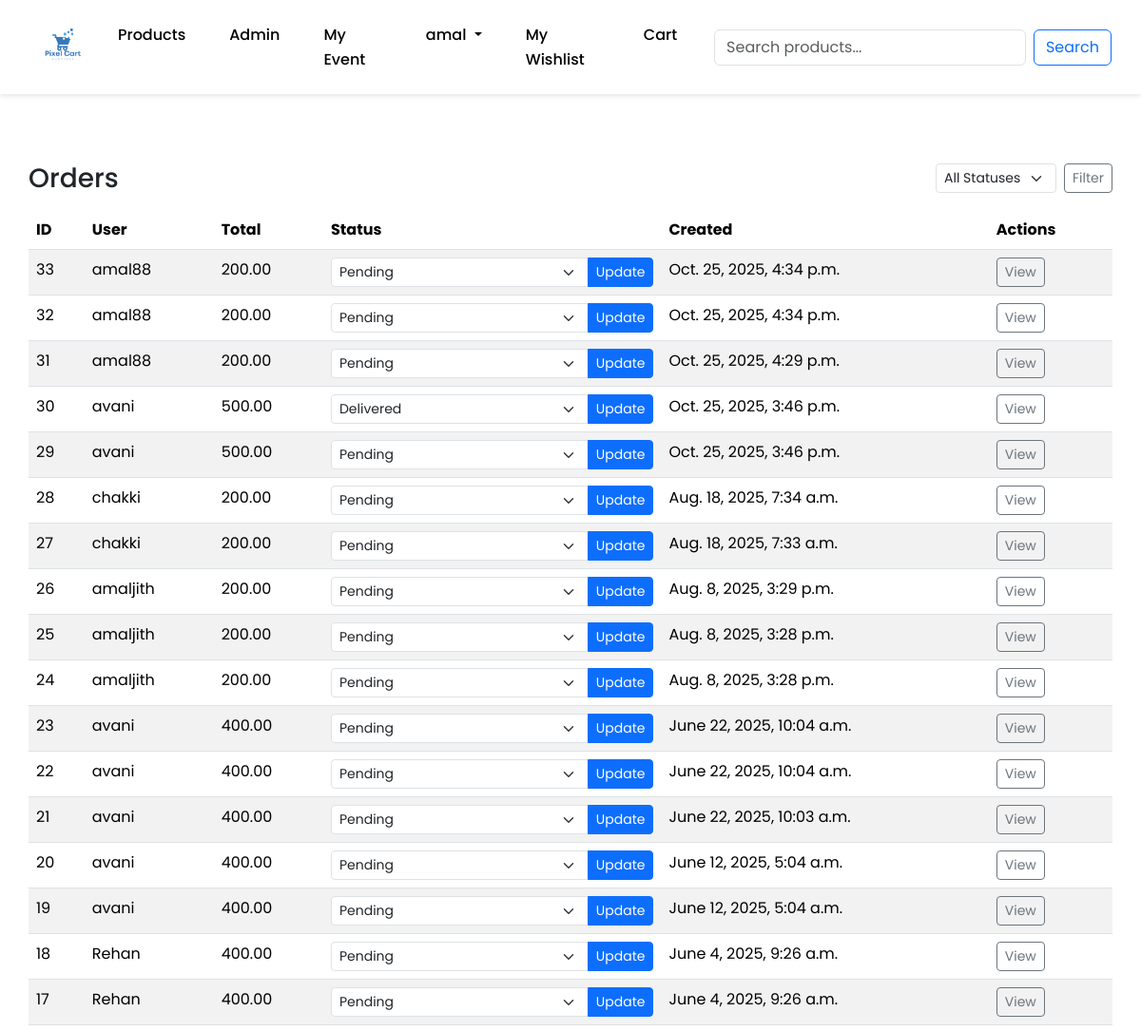
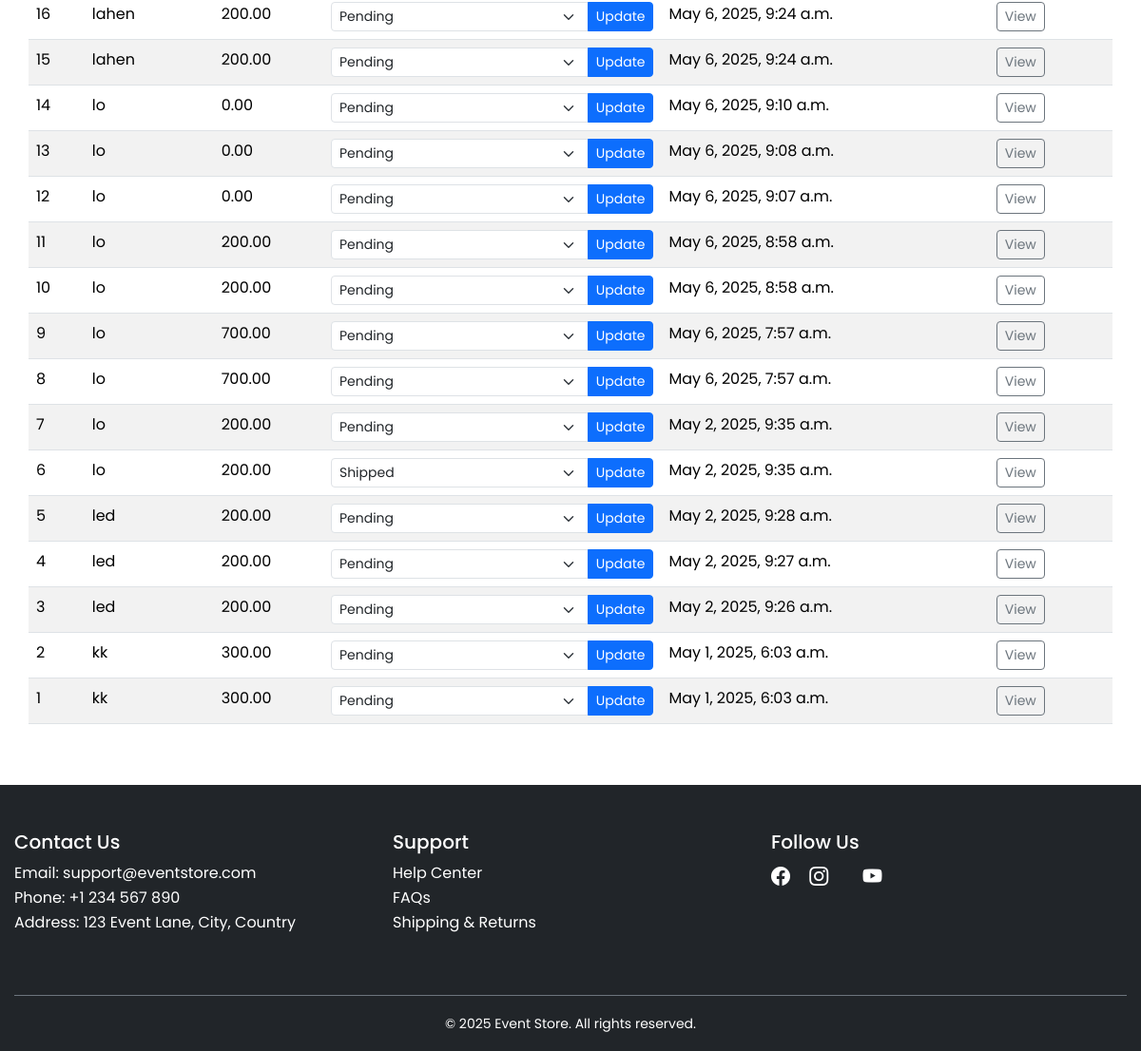
Page /dashboard/orders/ (signed in) on the committed database (2 pictures, top to bottom).
### user/models.py (models this page shows)
class User(AbstractUser):
    email = models.EmailField(unique=True)

### product/models.py (models this page shows)
class Order(models.Model):
    STATUS_CHOICES = [
        ('Pending', 'Pending'),
        ('Shipped', 'Shipped'),
        ('Delivered', 'Delivered'),
        ('Cancelled', 'Cancelled'),
    ]
    user = models.ForeignKey(User, on_delete=models.CASCADE)
    cart = models.ForeignKey(Cart, on_delete=models.SET_NULL, null=True, related_name='orders')
    total_price = models.DecimalField(max_digits=10, decimal_places=2)
    created_at = models.DateTimeField(auto_now_add=True)
    status = models.CharField(max_length=20,choices=STATUS_CHOICES)  # e.g., Pending, Shipped, Delivered
    updated_at = models.DateTimeField(auto_now=True)
    delivery_date = models.DateField(null=True, blank=True)
    is_paid = models.BooleanField(default=False)
    paid_at = models.DateTimeField(null=True, blank=True)

### user/views.py (the view)
# urls.py: path('dashboard/orders/', admin_orders, name='admin_orders'),
@login_required(login_url='login')
def admin_orders(request):
    if not request.user.is_staff:
        messages.error(request, "You do not have permission to access this page.")
        return redirect('home')
    status = request.GET.get('status')
    qs = Order.objects.select_related('user').order_by('-created_at')
    if status:
        qs = qs.filter(status=status)
    return render(request, 'admin/orders.html', {
        'orders': qs,
        'current_status': status or '',
        'status_choices': [s for s, _ in Order.STATUS_CHOICES],
    })

### eventmanagement/context_processors.py (called while the page is built)
def user_event(request):
    if request.user.is_authenticated:
        event = Event.objects.filter(user=request.user).order_by('-event_date').first()
        return {'current_event': event}
    return {}

### templates/admin/orders.html (shortened to what this page needs)
{% extends 'base.html' %}
{% block main-content %}
<div class="container py-4">
  <div class="d-flex justify-content-between align-items-center mb-3">
    <h3 class="mb-0">Orders</h3>
    <form class="d-flex" method="get" action="{% url 'admin_orders' %}">
      <select name="status" class="form-select form-select-sm me-2">
        <option value="">All Statuses</option>
      </select>
      <button class="btn btn-sm btn-outline-secondary" type="submit">Filter</button>
    </form>
  </div>
  <table class="table table-striped">
    <thead>
      <tr>
        <th>ID</th>
        <th>User</th>
        <th>Total</th>
        <th>Status</th>
        <th>Created</th>
        <th>Actions</th>
      </tr>
    </thead>
    <tbody>
      {% for o in orders %}
      <tr>
        <td>{{ o.id }}</td>
        <td>{{ o.user }}</td>
        <td>{{ o.total_price }}</td>
        <td>
          <form method="post" action="{% url 'admin_order_update_status' o.id %}">
            <div class="input-group input-group-sm">
              <select name="status" class="form-select">
                {% for s in status_choices %}
                <option value="{{ s }}" {% if o.status == s %}selected{% endif %}>{{ s }}</option>
                {% endfor %}
              </select>
              <button class="btn btn-primary btn-sm" type="submit">Update</button>
            </div>
          </form>
        </td>
        <td>{{ o.created_at }}</td>
        <td>
          <a class="btn btn-sm btn-outline-secondary" href="{% url 'order_details' o.id %}">View</a>
        </td>
      </tr>
      {% empty %}
      <tr><td colspan="6" class="text-center">No orders found.</td></tr>
      {% endfor %}
    </tbody>
  </table>
</div>
{% endblock main-content %}

### templates/base.html (shortened to what this page needs)
<!DOCTYPE html>
{% load static %}
<html lang="en">
<head>
    <link href="https://cdn.jsdelivr.net/npm/bootstrap@5.3.3/dist/css/bootstrap.min.css"
          rel="stylesheet"
>
          <link href="https://cdn.jsdelivr.net/npm/bootstrap-icons@1.10.5/font/bootstrap-icons.css" rel="stylesheet">
          <link rel="stylesheet" href="https://cdnjs.cloudflare.com/ajax/libs/font-awesome/6.4.0/css/all.min.css">
    <link href="{% static 'css/index.css' %}" rel="stylesheet">
</head>
<body>
    <nav class="navbar navbar-expand-lg navbar-dark sticky-top p-3 " id="navbar">
        <div class="container">
            <a class="navbar-brand" href="{% url 'home' %}">
                <img src="{% static 'images/j.png' %}" alt="Event Store Logo" height="40">
            </a>
            <div class="collapse navbar-collapse" id="navbarNav">
                <ul class="navbar-nav ms-auto me-3">
                    <li class="nav-item">
                        <a class="nav-link" href="{% url 'product_list'%}">Products</a>
                    </li>
                    {% if user.is_authenticated and user.is_staff %}
                    <li class="nav-item">
                        <a class="nav-link" href="{% url 'admin_dashboard' %}">Admin</a>
                    </li>
                    {% endif %}
                    <li class="nav-item">
                        {% if current_event %}
                            <a class="nav-link" href="{% url 'event_dashboard' current_event.id %}">My Event</a>
                        {% else %}
                            {% if user.is_authenticated %}
                                <a class="nav-link" href="{% url 'create_event' %}">Create Event</a>
                            {% endif %}
                        {% endif %}
                    </li>
                    <li class="nav-item">
                        {% if user.is_authenticated %}
                        <li class="nav-item dropdown">
                            <a class="nav-link dropdown-toggle" href="#" id="navbarDropdown" role="button" data-bs-toggle="dropdown">
                                {{ user.username }}
                            </a>
                        </li>
                    {% else %}
                        <li class="nav-item">
                            <a class="nav-link" href="{% url 'login' %}">Login/Signup</a>
                        </li>
                    {% endif %}
                    </li>
                    {% if user.is_authenticated %}
                        <li class="nav-item">
                            <a class="nav-link" href="{% url 'wishlist_view' %}">My Wishlist</a>
                        </li>
                    {% endif %}
                    <li class="nav-item">
                        {% if user.is_authenticated %}
                                <a class="nav-link" href="{% url 'cart_view' %}">Cart</a>
                        {% endif %}
                    </li>
                </ul>
                <form class="d-flex" method="get" action="{% url 'product_list' %}">
                    <input class="form-control me-2" type="search" name="q" value="{{ request.GET.q }}" placeholder="Search products...">
                    <button class="btn btn-outline-primary bg-Transparent" type="submit">Search</button>
                </form>
            </div>
        </div>
    </nav>
    <div class="content-wrapper">
        <div class="container mt-5">
            {% block main-content %}{% endblock main-content %}
        </div>
    </div>
    <footer class="bg-dark text-white pt-5 pb-3">
        <div class="container">
          <div class="row">
            <div class="col-md-4 mb-4">
              <h5>Contact Us</h5>
              <ul class="list-unstyled">
                <li>Email: support@eventstore.com</li>
                <li>Phone: +1 234 567 890</li>
                <li>Address: 123 Event Lane, City, Country</li>
              </ul>
            </div>
            <div class="col-md-4 mb-4">
              <h5>Support</h5>
              <ul class="list-unstyled">
                <li><a href="#" class="text-white text-decoration-none">Help Center</a></li>
                <li><a href="#" class="text-white text-decoration-none">FAQs</a></li>
                <li><a href="#" class="text-white text-decoration-none">Shipping & Returns</a></li>
              </ul>
            </div>
            <div class="col-md-4 mb-4">
              <h5>Follow Us</h5>
              <a href="#" class="text-white me-3 fs-5"><i class="bi bi-facebook"></i></a>
              <a href="#" class="text-white me-3 fs-5"><i class="bi bi-instagram"></i></a>
              <a href="#" class="text-white fs-5"><i class="bi bi-youtube"></i></a>
            </div>
          </div>
          <div class="text-center pt-3 border-top border-secondary mt-4">
            <small>&copy; 2025 Event Store. All rights reserved.</small>
          </div>
        </div>
      </footer>
</body>
</html>

### static/css/index.css (style rules this page uses)
body { font-family: 'Poppins', sans-serif; background-color: white; line-height: 1.6; }
.container { max-width: 1200px; margin: 0 auto; padding: 0 15px; }
.navbar { background-color:white; padding: 15px 20px; box-shadow: 0 2px 5px rgba(0, 0, 0, 0.1); }
.navbar a { color: black; text-decoration: none; margin: 0 15px; font-weight: 500; transition: color 0.3s ease; }

### rows in the picture
User: username "amal"
Order: id "33", user "amal88", total_price "200.00", status "Pending", created_at "Oct. 25, 2025, 4:34 p.m."
Order: id "32", user "amal88", total_price "200.00", status "Pending", created_at "Oct. 25, 2025, 4:34 p.m."
Order: id "31", user "amal88", total_price "200.00", created_at "Oct. 25, 2025, 4:29 p.m."
Order: id "30", user "avani", total_price "500.00", status "Delivered", created_at "Oct. 25, 2025, 3:46 p.m."
Order: id "29", user "avani", total_price "500.00", created_at "Oct. 25, 2025, 3:46 p.m."
Order: id "28", user "chakki", total_price "200.00", created_at "Aug. 18, 2025, 7:34 a.m."
Order: id "27", user "chakki", total_price "200.00", created_at "Aug. 18, 2025, 7:33 a.m."
Order: id "26", user "amaljith", total_price "200.00", created_at "Aug. 8, 2025, 3:29 p.m."
Order: id "25", user "amaljith", total_price "200.00", created_at "Aug. 8, 2025, 3:28 p.m."
Order: id "24", user "amaljith", total_price "200.00", created_at "Aug. 8, 2025, 3:28 p.m."
Order: id "23", user "avani", total_price "400.00", created_at "June 22, 2025, 10:04 a.m."
Order: id "22", user "avani", total_price "400.00", created_at "June 22, 2025, 10:04 a.m."
Order: id "21", user "avani", total_price "400.00", created_at "June 22, 2025, 10:03 a.m."
Order: id "20", user "avani", total_price "400.00", created_at "June 12, 2025, 5:04 a.m."
Order: id "19", user "avani", total_price "400.00", created_at "June 12, 2025, 5:04 a.m."
Order: id "18", user "Rehan", total_price "400.00", created_at "June 4, 2025, 9:26 a.m."
Order: id "17", user "Rehan", total_price "400.00", created_at "June 4, 2025, 9:26 a.m."
Order: id "16", user "lahen", total_price "200.00", created_at "May 6, 2025, 9:24 a.m."
Order: id "15", user "lahen", total_price "200.00", created_at "May 6, 2025, 9:24 a.m."
Order: id "14", user "lo", total_price "0.00", created_at "May 6, 2025, 9:10 a.m."
Order: id "13", user "lo", total_price "0.00", created_at "May 6, 2025, 9:08 a.m."
Order: id "12", user "lo", total_price "0.00", created_at "May 6, 2025, 9:07 a.m."
Order: id "11", user "lo", total_price "200.00", created_at "May 6, 2025, 8:58 a.m."
Order: id "10", user "lo", total_price "200.00", created_at "May 6, 2025, 8:58 a.m."
Order: id "9", user "lo", total_price "700.00", created_at "May 6, 2025, 7:57 a.m."
Order: id "8", user "lo", total_price "700.00", created_at "May 6, 2025, 7:57 a.m."
Order: id "7", user "lo", total_price "200.00", created_at "May 2, 2025, 9:35 a.m."
Order: id "6", user "lo", total_price "200.00", status "Shipped", created_at "May 2, 2025, 9:35 a.m."
Order: id "5", user "led", total_price "200.00", created_at "May 2, 2025, 9:28 a.m."
Order: id "4", user "led", total_price "200.00", created_at "May 2, 2025, 9:27 a.m."
Order: id "3", user "led", total_price "200.00", status "Pending", created_at "May 2, 2025, 9:26 a.m."
Order: id "2", user "kk", total_price "300.00", status "Pending", created_at "May 1, 2025, 6:03 a.m."
Order: id "1", user "kk", total_price "300.00", status "Pending", created_at "May 1, 2025, 6:03 a.m."

### other values in the picture
form field status "Pending"
